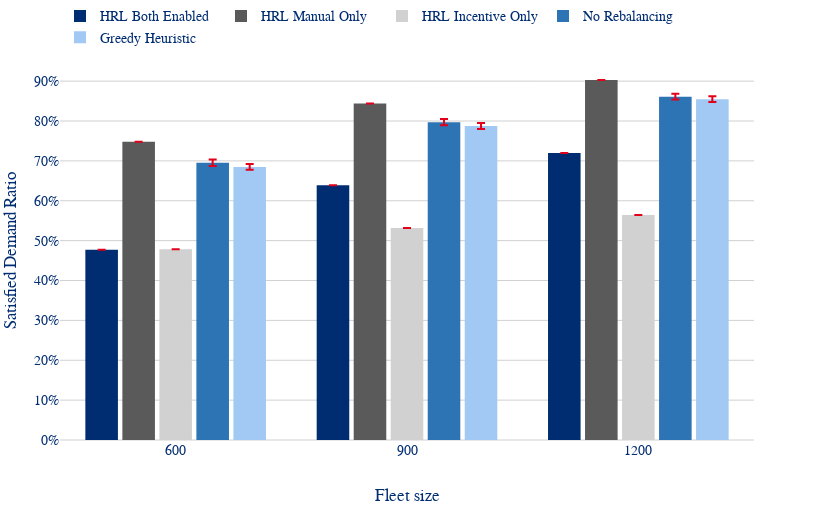

Notebook code cell kept with this figure:
### Code cell
plot_grouped_bars_by_fleet(full_results, 'mean_satisfied_ratio').show()

### Figure 1 — Plotly figure (JSON) as saved in the notebook; plotly's stock layout.template omitted (floating-point values rounded to 4 significant figures)
{"data": [{"error_y": {"array": [0.0, 0.0, 0.0], "color": "#E2001A", "type": "data", "visible": true}, "name": "HRL Both Enabled", "type": "bar", "x": ["600", "900", "1200"], "y": [0.4774, 0.6389, 0.7198]}, {"error_y": {"array": [0.0, 0.0, 0.0], "color": "#E2001A", "type": "data", "visible": true}, "name": "HRL Manual Only", "type": "bar", "x": ["600", "900", "1200"], "y": [0.7477, 0.8438, 0.903]}, {"error_y": {"array": [0.0, 0.0, 0.0], "color": "#E2001A", "type": "data", "visible": true}, "name": "HRL Incentive Only", "type": "bar", "x": ["600", "900", "1200"], "y": [0.4784, 0.532, 0.5641]}, {"error_y": {"array": [0.008171, 0.008036, 0.007194], "color": "#E2001A", "type": "data", "visible": true}, "name": "No Rebalancing", "type": "bar", "x": ["600", "900", "1200"], "y": [0.6956, 0.7972, 0.8611]}, {"error_y": {"array": [0.007384, 0.007757, 0.007043], "color": "#E2001A", "type": "data", "visible": true}, "name": "Greedy Heuristic", "type": "bar", "x": ["600", "900", "1200"], "y": [0.6849, 0.7876, 0.8548]}], "layout": {"bargap": 0.2, "bargroupgap": 0.12, "barmode": "group", "height": 520, "legend": {"orientation": "h", "x": 0, "xanchor": "left", "y": 1.02, "yanchor": "bottom"}, "margin": {"b": 80, "l": 60, "r": 66, "t": 0}, "width": 820, "xaxis": {"title": {"text": "Fleet size"}}, "yaxis": {"tickformat": ".0%", "title": {"text": "Satisfied Demand Ratio"}}}}
